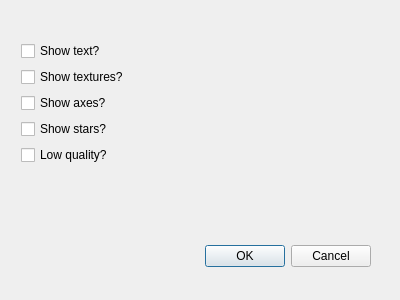
<?xml version="1.0" encoding="UTF-8"?>
<ui version="4.0">
 <class>SettingsDialog</class>
 <widget class="QDialog" name="SettingsDialog">
  <property name="geometry">
   <rect>
    <x>0</x>
    <y>0</y>
    <width>400</width>
    <height>300</height>
   </rect>
  </property>
  <property name="windowTitle">
   <string>Dialog</string>
  </property>
  <widget class="QDialogButtonBox" name="buttonBox">
   <property name="geometry">
    <rect>
     <x>30</x>
     <y>240</y>
     <width>341</width>
     <height>32</height>
    </rect>
   </property>
   <property name="orientation">
    <enum>Qt::Horizontal</enum>
   </property>
   <property name="standardButtons">
    <set>QDialogButtonBox::Cancel|QDialogButtonBox::Ok</set>
   </property>
  </widget>
  <widget class="QWidget" name="">
   <property name="geometry">
    <rect>
     <x>21</x>
     <y>41</y>
     <width>136</width>
     <height>136</height>
    </rect>
   </property>
   <layout class="QFormLayout" name="formLayout">
    <item row="0" column="0">
     <widget class="QCheckBox" name="checkBoxShowText">
      <property name="text">
       <string>Show text?</string>
      </property>
     </widget>
    </item>
    <item row="1" column="0">
     <widget class="QCheckBox" name="checkBoxShowTextures">
      <property name="text">
       <string>Show textures?</string>
      </property>
     </widget>
    </item>
    <item row="2" column="0">
     <widget class="QCheckBox" name="checkBoxShowAxes">
      <property name="text">
       <string>Show axes?</string>
      </property>
     </widget>
    </item>
    <item row="3" column="0">
     <widget class="QCheckBox" name="checkBoxShowStars">
      <property name="text">
       <string>Show stars?</string>
      </property>
     </widget>
    </item>
    <item row="4" column="0">
     <widget class="QCheckBox" name="checkBoxLowQuality">
      <property name="text">
       <string>Low quality?</string>
      </property>
     </widget>
    </item>
   </layout>
  </widget>
 </widget>
 <resources/>
 <connections>
  <connection>
   <sender>buttonBox</sender>
   <signal>accepted()</signal>
   <receiver>SettingsDialog</receiver>
   <slot>accept()</slot>
   <hints>
    <hint type="sourcelabel">
     <x>248</x>
     <y>254</y>
    </hint>
    <hint type="destinationlabel">
     <x>157</x>
     <y>274</y>
    </hint>
   </hints>
  </connection>
  <connection>
   <sender>buttonBox</sender>
   <signal>rejected()</signal>
   <receiver>SettingsDialog</receiver>
   <slot>reject()</slot>
   <hints>
    <hint type="sourcelabel">
     <x>316</x>
     <y>260</y>
    </hint>
    <hint type="destinationlabel">
     <x>286</x>
     <y>274</y>
    </hint>
   </hints>
  </connection>
  <connection>
   <sender>checkBoxLowQuality</sender>
   <signal>stateChanged(int)</signal>
   <receiver>SettingsDialog</receiver>
   <slot>on_checkBoxShowText_stateChanged(int)</slot>
   <hints>
    <hint type="sourcelabel">
     <x>76</x>
     <y>116</y>
    </hint>
    <hint type="destinationlabel">
     <x>199</x>
     <y>149</y>
    </hint>
   </hints>
  </connection>
 </connections>
 <slots>
  <slot>on_checkBoxShowText_stateChanged(int)</slot>
 </slots>
</ui>
